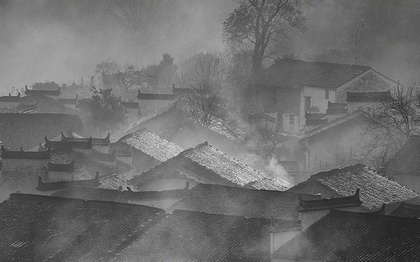
%> input picture hw1/test.jpeg, 420 x 262 px, shrunk from 1920 x 1200 before the run
$ octave gauss_convolution_sharp.m   (GNU Octave 9; MATLAB toolbox functions it lacks are replaced by stand-ins)
%> lines starting %> are read from the running program, lines starting %| are printed output that depends on the picture
%生成滤波核，HW1

clear;
clc;

%sigma=input("Input sigma : ");
sigma=1;
size=25;
filter=zeros(size,size);
mid=(size+1)/2;
tot=0;

sigma_=100;
size_=25;
filter_=zeros(size_,size_);
mid_=(size_+1)/2;
tot_=0;
%% 生成高斯核
for i = 1:size
    for j =1:size
        filter(i,j)=1/(2*pi*sigma^2)*exp(-((i-mid)^2+(j-mid)^2)/(2*sigma^2));
        tot=tot+filter(i,j);
    end
end
for i = 1:size_
    for j =1:size_
        filter_(i,j)=1/(2*pi*sigma_^2)*exp(-((i-mid_)^2+(j-mid_)^2)/(2*sigma_^2));
        tot_=tot_+filter_(i,j);
    end
end
%% 归一化
for i = 1:size
    for j =1:size
        filter(i,j)=filter(i,j)/tot;
    end
end
for i = 1:size_
    for j =1:size_
        filter_(i,j)=filter_(i,j)/tot_;
    end
end

subplot(2,2,1);
imshow(filter);title("sigma = 1");
subplot(2,2,2)
imshow(filter_);title("sigma = 10");
subplot(2,2,3)
temp=conv2(filter,filter_);
imshow(temp);title("conv")
%> after `title("conv")`:
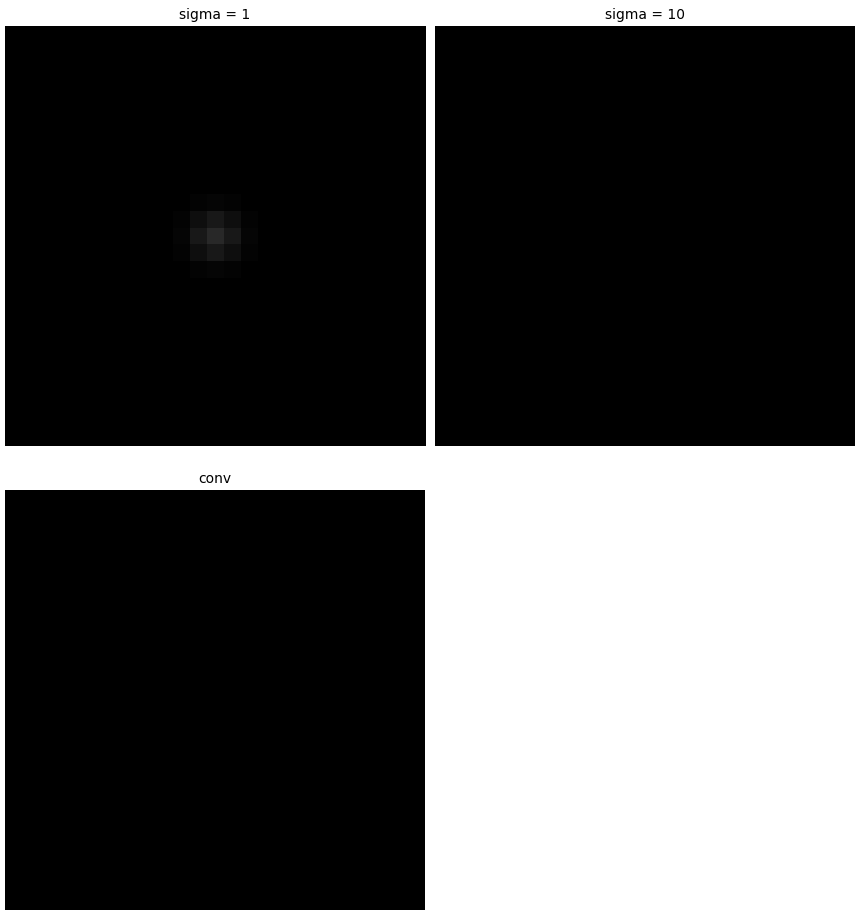
%> figure redrawn from the program's plot data, 3 panels

figure;

sub=filter-filter_;

tot_sub=0;

for i = 1:size_
    for j =1:size_
        %sub(i,j)=abs(sub(i,j));
        tot_sub=tot_sub+sub(i,j);
    end
end
for i = 1:size_
    for j =1:size_
        sub(i,j)=sub(i,j)/tot_sub;
    end
end

sub;

close;

%% 读图像
img=imread('test.jpeg');
%> img is the input picture: size 262x420x3 uint8; mean R, G, B 109.3, 109.4, 108.9

%% 处理图像并写图像
subplot(2,3,1);
imshow(img);title("origin");

Img=imfilter(img,filter);
subplot(2,3,2);
imshow(Img);title("sigma = 1");
temp1=Img;

Img=imfilter(img,filter_);
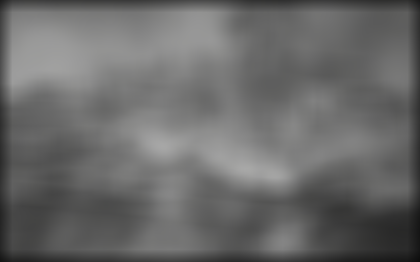
%> Img: size 262x420x3 uint8; mean R, G, B 105.6, 105.6, 105.2
subplot(2,3,3);
imshow(Img);title("sigma = 100");
temp2=Img;

Img=imfilter(img,sub);
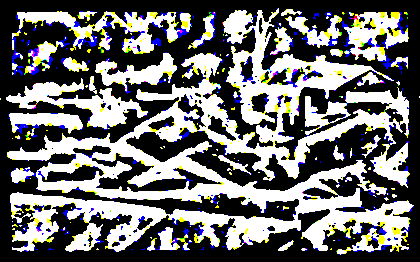
%> Img: size 262x420x3 uint8; mean R, G, B 109.1, 109.1, 109.7
subplot(2,3,4);
%imshow(sub)
imshow(Img);title("sub");

Img=temp1-temp2;
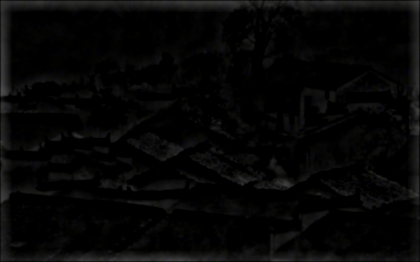
%> Img: size 262x420x3 uint8; mean R, G, B 6.1, 6.1, 6.1
subplot(2,3,5);
%imshow(sub)
imshow(Img);title("sharp minus");

Img=0.5*Img+temp1;
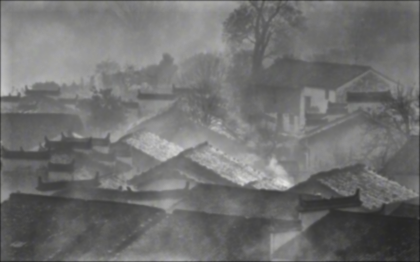
%> Img: size 262x420x3 uint8; mean R, G, B 112.1, 112.1, 111.7
subplot(2,3,6);
%imshow(sub)
imshow(Img);title("sharp");
